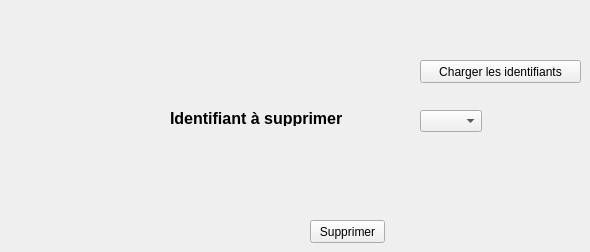
     <widget class="QWidget" name="tab_9">
      <attribute name="title">
       <string>Supprimer une réclamation</string>
      </attribute>
      <widget class="QLabel" name="label_32">
       <property name="geometry">
        <rect>
         <x>170</x>
         <y>110</y>
         <width>191</width>
         <height>16</height>
        </rect>
       </property>
       <property name="font">
        <font>
         <pointsize>12</pointsize>
         <weight>75</weight>
         <bold>true</bold>
        </font>
       </property>
       <property name="text">
        <string>Identifiant à supprimer</string>
       </property>
      </widget>
      <widget class="QPushButton" name="pb_supprimer_2">
       <property name="geometry">
        <rect>
         <x>310</x>
         <y>220</y>
         <width>75</width>
         <height>23</height>
        </rect>
       </property>
       <property name="text">
        <string>Supprimer</string>
       </property>
      </widget>
      <widget class="QComboBox" name="comboBox_7">
       <property name="geometry">
        <rect>
         <x>420</x>
         <y>110</y>
         <width>62</width>
         <height>22</height>
        </rect>
       </property>
      </widget>
      <widget class="QPushButton" name="pushButton_10">
       <property name="geometry">
        <rect>
         <x>420</x>
         <y>60</y>
         <width>161</width>
         <height>23</height>
        </rect>
       </property>
       <property name="text">
        <string>Charger les identifiants</string>
       </property>
      </widget>
     </widget>
